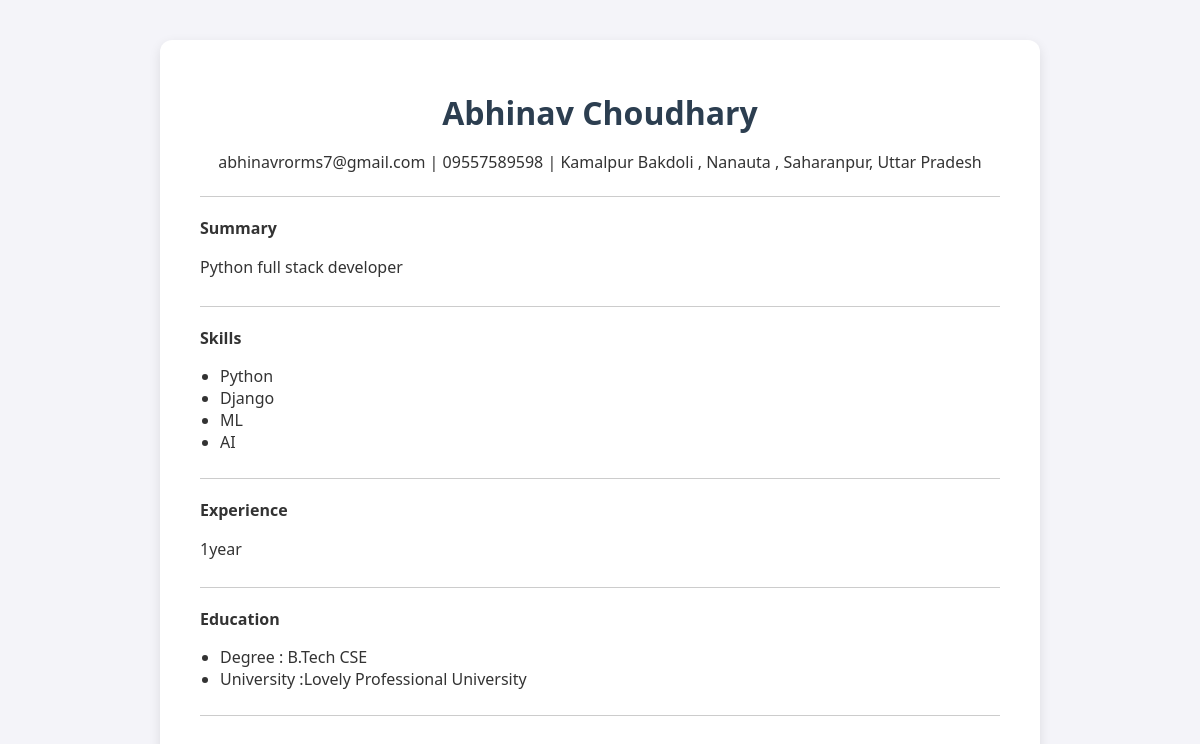
Screenshot of /view_resume/5/ with the database file from the repository.
### pdf/models.py (models this page shows, shortened)
class Profile(models.Model):
    name = models.CharField(max_length=200)
    email = models.EmailField()
    phone = models.CharField(max_length=20)
    address = models.TextField()
    summary = models.TextField()
    degree = models.CharField(max_length=200)
    university = models.CharField(max_length=200)
    previous_experience = models.TextField()
    skills = models.TextField()

### pdf/views.py (the view)
# urls.py: path('view_resume/<int:id>/', views.view_resume_html, name='view_resume_html'),
def view_resume_html(request, id):
    try:
        user_profile = Profile.objects.get(pk=id)
    except Profile.DoesNotExist:
        return redirect('list')
    skill_list = [skill.strip() for skill in user_profile.skills.split(',') if skill.strip()]
    return render(request, 'pdf/resume.html', {'user_profile': user_profile, 'skills': skill_list})

### pdf/templates/pdf/resume.html (shortened to what this page needs)
<!DOCTYPE html>
<html lang="en">
<head>
</head>
<body>
    <div class="container">
        <div class="title">
            <h1>{{ user_profile.name }}</h1>
            <p>{{ user_profile.email }} | {{ user_profile.phone }} | {{ user_profile.address }}</p>
        </div>
        <hr>
        <section>
            <span class="label">Summary</span>
            <p>{{ user_profile.summary }}</p>
        </section>
        <hr>
        <section>
            <span class="label">Skills</span>
            <ul>
                {% for skill in skills %}
                    <li>{{ skill }}</li>
                {% endfor %}
            </ul>
        </section>
        <hr>
        <section>
            <span class="label">Experience</span>
            <p>{{ user_profile.previous_experience }}</p>
        </section>
        <hr>
        <section>
            <span class="label">Education</span>
            <ul>
                <li>Degree : {{ user_profile.degree }}</li>
                <li>University :{{ user_profile.university }}</li>
            </ul>
        </section>
        <hr>
    </div>
</body>
</html>

### pdf/templates/pdf/resume.html (style rules this page uses)
body { font-family: 'Segoe UI', Tahoma, Geneva, Verdana, sans-serif; margin: 0; padding: 0; background-color: #f4f4f9; color: #333; }
.container { max-width: 800px; margin: 40px auto; background-color: #fff; padding: 30px 40px; border-radius: 12px; box-shadow: 0 4px 12px rgba(0, 0, 0, 0.1); }
h1, h2 { margin-bottom: 10px; color: #2c3e50; }
hr { margin: 20px 0; border: 0; height: 1px; background-color: #ccc; }
section { margin-bottom: 25px; }
.title { text-align: center; }
ul { padding-left: 20px; }
p { line-height: 1.6; }
.label { font-weight: bold; margin-bottom: 5px; display: block; }

### rows the page displays
Profile: name "Abhinav Choudhary", email "abhinavrorms7@gmail.com", phone "09557589598", address "Kamalpur Bakdoli , Nanauta , Saharanpur, Uttar Pradesh", summary "Python full stack developer", previous_experience "1year", degree "B.Tech CSE", university "Lovely Professional University"

### other values shown
{{ skill }} "Python" "Django" "ML" "AI"
